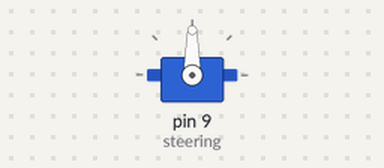
Recording of a sketch running on a simulated Arduino Uno, built with avr-gcc and run on an emulated ATmega328P. On the bench: servo.

Above: at 0.05 s.
At 3.0 s:
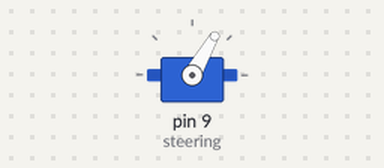
At 6.0 s:
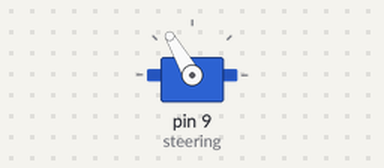
Timing chart, 0 to 7.8 s (numbered marks = the images above):
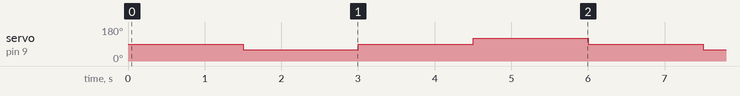

The sketch:

servo_calibration_test.ino
```cpp
#include <Servo.h>
Servo steering;

void setup() {
  steering.attach(9);
}

void loop() {
  steering.write(90);   // centre test
  delay(1500);
  steering.write(60);   // conservative left test
  delay(1500);
  steering.write(90);
  delay(1500);
  steering.write(120);  // conservative right test
  delay(1500);
}
// IMPORTANT: Calibrate safe angles on the real steering linkage.
```

Measured:
- by itself, servo on pin 9 (steering): repeats every 6.0 s: 90° 1.5 s, 120° 1.5 s, 90° 1.5 s, 60° 1.5 s
